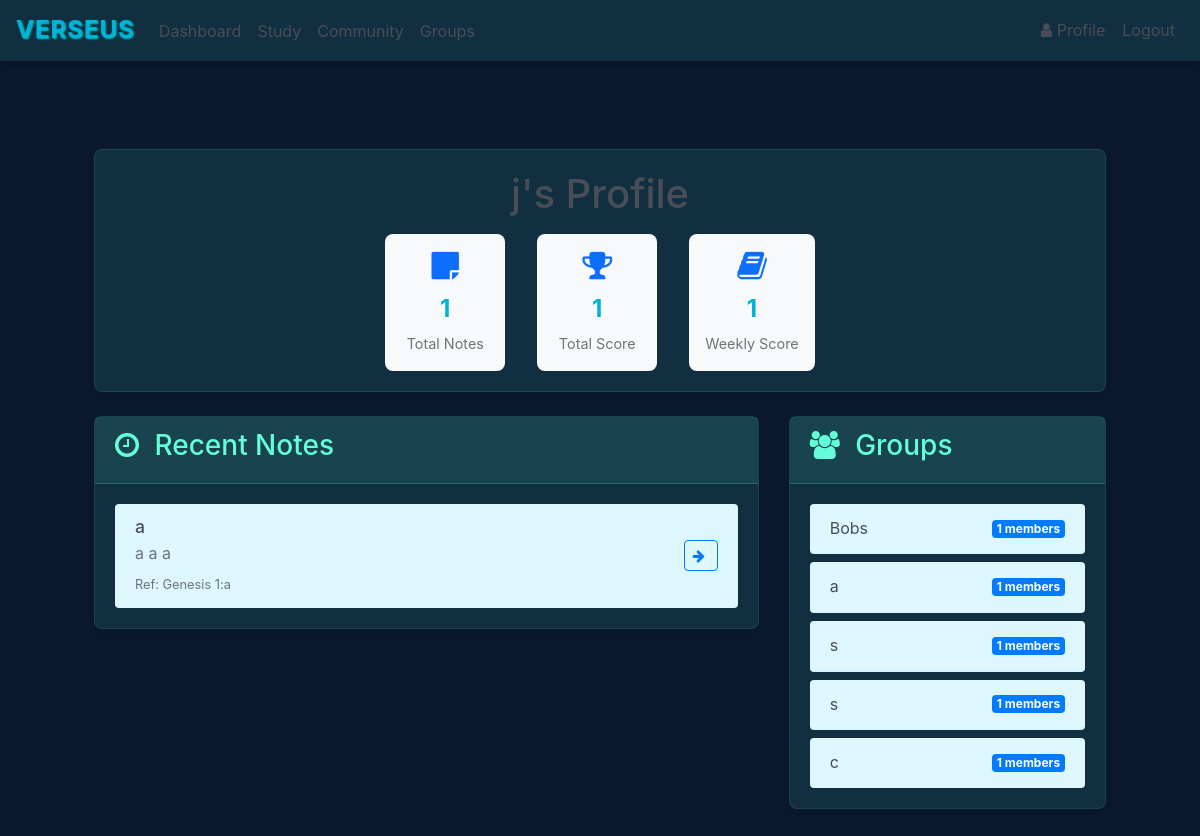
/profile/j (signed in), run on an earlier commit of the app's database.
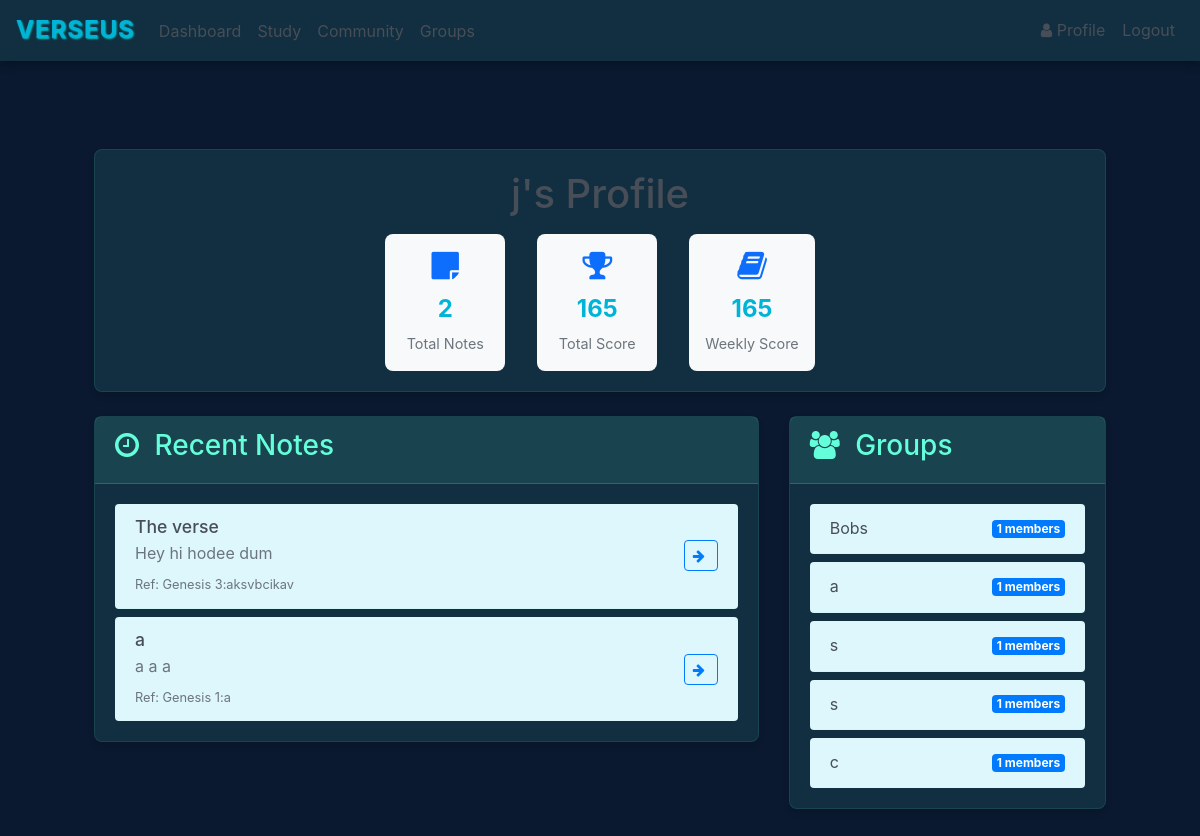
And on a later commit of the database.
### website/models.py (models this page shows)
class User(db.Model, UserMixin):
    id = db.Column(db.Integer, primary_key=True)
    email = db.Column(db.String(150), unique=True)
    first_name = db.Column(db.String(150))
    password = db.Column(db.String(150))
    score = db.Column(db.Integer)
    role = db.Column(Enum(UserRole), default=UserRole.USER)
    weekly_score = db.Column(db.Integer, default=0)
    notes = db.relationship('Note')
    groups = db.relationship('Group', secondary='user_groups_association', back_populates='members')
    lifetime_score = db.Column(db.Integer, default=0)

class Note(db.Model):
    id = db.Column(db.Integer, primary_key=True)
    title = db.Column(db.String(100), default="Untitled Verse")
    data = db.Column(db.String(500))
    date = db.Column(db.DateTime(timezone=True), default=func.now())
    user_id = db.Column(db.Integer, db.ForeignKey('user.id'))
    data_blanked = db.Column(db.String(500))
    ref = db.Column(JSON)
    word_blank_positions = db.Column(JSON)
    completions = db.Column(db.Integer, default=0)

class Group(db.Model):
    id = db.Column(db.Integer, primary_key=True)
    name = db.Column(db.String(150), nullable=False)
    join_passcode = db.Column(db.String(50), nullable=False)
    members = db.relationship('User', secondary='user_groups_association', back_populates='groups')

### website/views.py (the view)
@views.route('/profile/<username>')
@login_required
def view_profile(username):
    profile_user = User.query.filter_by(first_name=username).first_or_404()
    return render_template("profile.html", user=current_user, profile_user=profile_user)

### website/templates/profile.html (shortened to what this page needs)
{% extends "base.html" %}
{% block content %}
<div class="container mt-4">
    <div class="row">
        <div class="col-md-12 mb-4">
            <div class="card">
                <div class="card-body text-center">
                    <h1 class="mb-3">{{ profile_user.first_name }}'s Profile</h1>
                    <div class="profile-stats">
                        <div class="stat-item">
                            <i class="fa fa-sticky-note"></i>
                            <div class="stat-value">{{ profile_user.notes|length }}</div>
                            <div class="stat-label">Total Notes</div>
                        </div>
                        <div class="stat-item">
                            <i class="fa fa-trophy"></i>
                            <div class="stat-value">{{ profile_user.score }}</div>
                            <div class="stat-label">Total Score</div>
                        </div>
                        <div class="stat-item">
                            <i class="fa fa-book"></i>
                            <div class="stat-value">{{ profile_user.weekly_score }}</div>
                            <div class="stat-label">Weekly Score</div>
                        </div>
                    </div>
                </div>
            </div>
        </div>
        <div class="col-md-8">
            <div class="card">
                <div class="card-header">
                    <h3><i class="fa fa-clock-o"></i> Recent Notes</h3>
                </div>
                <div class="card-body">
                    {% if profile_user.notes %}
                    <div class="list-group list-group-flush">
                        {% for note in (profile_user.notes | sort(attribute='date', reverse=true))[:5] %}
                        <div class="list-group-item">
                            <div class="d-flex justify-content-between align-items-center">
                                <div class="note-content">
                                    <h4 class="verse-title">{{ note.title }}</h4>
                                    <div class="note-text">{{ note.data[:50] }}</div>
                                    <small class="text-muted">Ref: {{ note.ref }}</small>
                                </div>
                                <div class="note-actions">
                                    <a href="/verses/{{ note.id }}" class="btn btn-sm btn-outline-primary">
                                        <i class="fa fa-arrow-right"></i>
                                    </a>
                                </div>
                            </div>
                        </div>
                        {% endfor %}
                    </div>
                    {% else %}
                    <p class="text-muted">No notes yet.</p>
                    {% endif %}
                </div>
            </div>
        </div>
        <div class="col-md-4">
            <div class="card">
                <div class="card-header">
                    <h3><i class="fa fa-users"></i> Groups</h3>
                </div>
                <div class="card-body">
                    {% if profile_user.groups %}
                    <div class="list-group list-group-flush">
                        {% for group in profile_user.groups %}
                        <div class="list-group-item">
                            <div class="d-flex justify-content-between align-items-center">
                                <span>{{ group.name }}</span>
                                <span class="badge bg-primary">{{ group.members|length }} members</span>
                            </div>
                        </div>
                        {% endfor %}
                    </div>
                    {% else %}
                    <p class="text-muted">Not a member of any groups yet.</p>
                    {% endif %}
                </div>
            </div>
        </div>
    </div>
</div>
{% endblock %}

What changed in the data, as far as the page shows it:
changed User: score "1" → "165"; weekly_score "1" → "165"
added Note: title "The verse", data "Hey hi hodee dum", ref "Genesis 3:aksvbcikav"
Also different on the page:
{{ profile_user.notes|length }}: "1" → "2"
